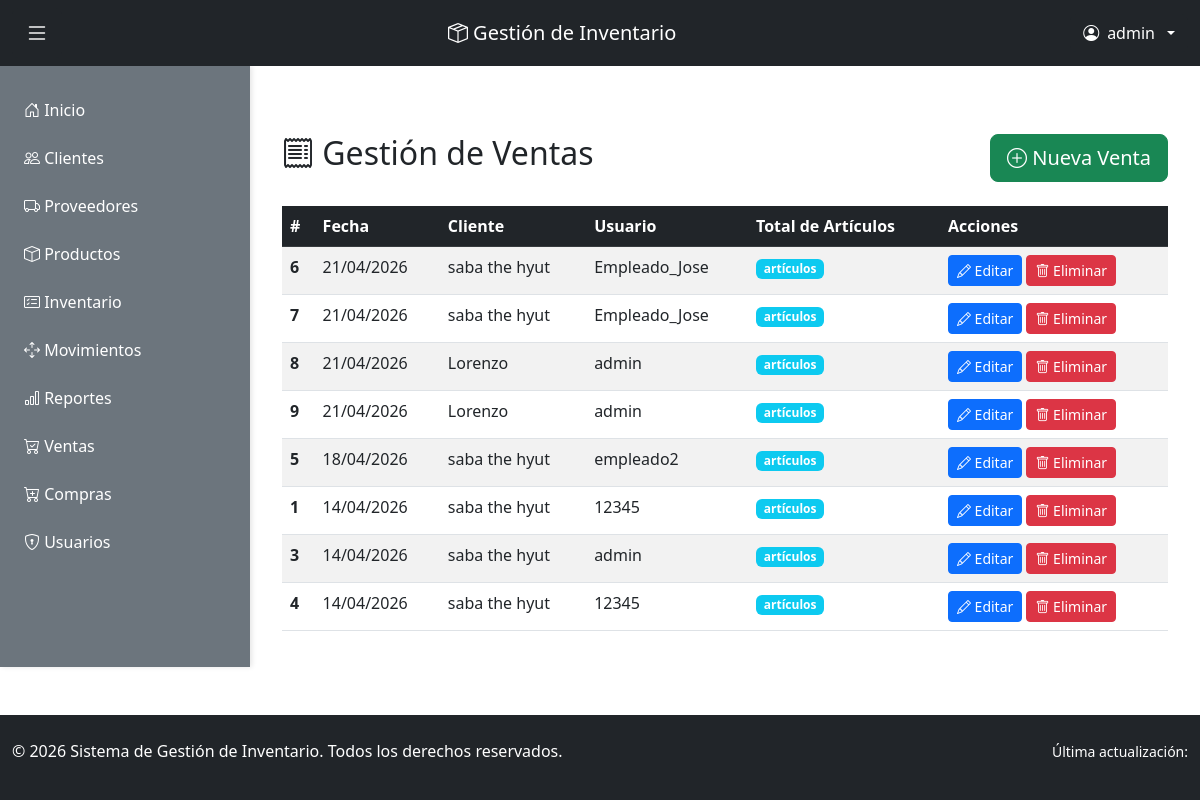
The page /ventas/ (signed in) on the database as committed earlier.
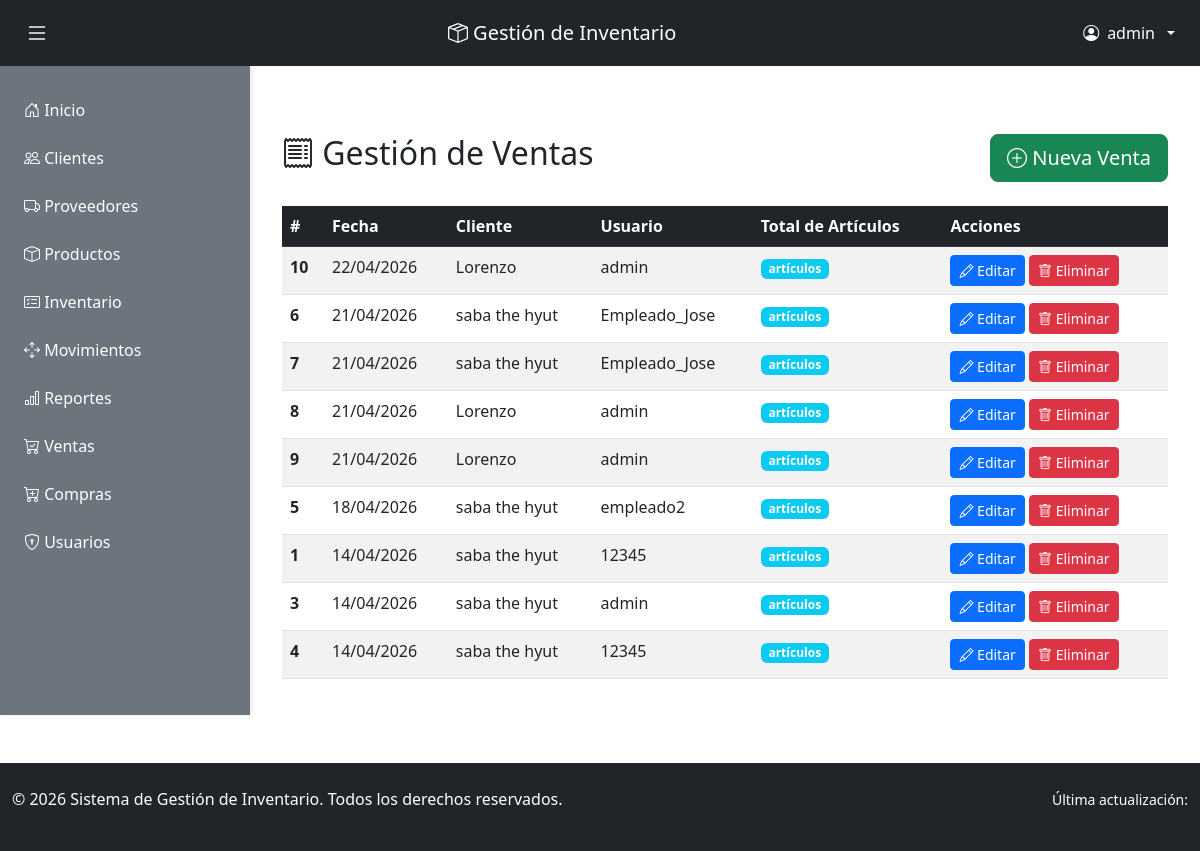
The same page on the database as committed later.
### inventario/models.py (models this page shows, shortened)
class Venta(models.Model):
    ESTADO_VENTA = [
        ('borrador', 'Borrador'),
        ('confirmada', 'Confirmada'),
        ('entregada', 'Entregada'),
        ('cancelada', 'Cancelada'),
    ]
    fecha_venta = models.DateField(auto_now_add=True)
    cliente = models.ForeignKey(Cliente, on_delete=models.CASCADE, related_name='ventas')
    usuario = models.ForeignKey(User, on_delete=models.CASCADE, related_name='ventas_realizadas')
    estado = models.CharField(max_length=20, choices=ESTADO_VENTA, default='borrador')
    total = models.DecimalField(max_digits=12, decimal_places=2, default=0)
    class Meta:
        ordering = ['-fecha_venta']
        verbose_name = 'Venta'
        verbose_name_plural = 'Ventas'

class Cliente(models.Model):
    nombre = models.CharField(max_length=100)
    telefono = models.CharField(max_length=9)
    email = models.EmailField(unique=True)
    direccion = models.CharField(max_length=200)
    fecha_creacion = models.DateTimeField(auto_now_add=True)
    class Meta:
        ordering = ['nombre']
        verbose_name = 'Cliente'
        verbose_name_plural = 'Clientes'

### inventario/views.py (the view)
# urls.py: path('ventas/', views.ver_ventas, name='ver_ventas'),
@login_required(login_url='login')
@roles_permitidos('empleado', 'administrador')
@require_http_methods(["GET"])
def ver_ventas(request):
    ventas = Venta.objects.all()
    contexto = {'ventas': ventas}
    return render(request, 'ventas.html', contexto)

### Gestion_inventario/inventario/templates/ventas.html (shortened to what this page needs)
{% extends 'base.html' %}
{% block content %}
<div class="container mt-5">
    <div class="row mb-4">
        <div class="col-md-8">
            <h2><i class="bi bi-receipt"></i> Gestión de Ventas</h2>
        </div>
        <div class="col-md-4 text-end">
            <a href="{% url 'agregar_venta' %}" class="btn btn-success btn-lg">
                <i class="bi bi-plus-circle"></i> Nueva Venta
            </a>
        </div>
    </div>
    {% if ventas %}
        <div class="table-responsive">
            <table class="table table-hover table-striped">
                <thead class="table-dark">
                    <tr>
                        <th>#</th>
                        <th>Fecha</th>
                        <th>Cliente</th>
                        <th>Usuario</th>
                        <th>Total de Artículos</th>
                        <th>Acciones</th>
                    </tr>
                </thead>
                <tbody>
                    {% for venta in ventas %}
                        <tr>
                            <td><strong>{{ venta.id }}</strong></td>
                            <td>{{ venta.fecha_venta|date:"d/m/Y" }}</td>
                            <td>{{ venta.cliente.nombre }}</td>
                            <td>{{ venta.usuario.username }}</td>
                            <td>
                                <span class="badge bg-info">{{ venta.detalleventa_set.count }} artículos</span>
                            </td>
                            <td>
                                <a href="{% url 'editar_venta' venta.id %}" class="btn btn-primary btn-sm">
                                    <i class="bi bi-pencil"></i> Editar
                                </a>
                                <a href="{% url 'eliminar_venta' venta.id %}" class="btn btn-danger btn-sm">
                                    <i class="bi bi-trash"></i> Eliminar
                                </a>
                            </td>
                        </tr>
                    {% endfor %}
                </tbody>
            </table>
        </div>
    {% else %}
        <div class="alert alert-info text-center" role="alert">
            <h4 class="alert-heading">Sin ventas registradas</h4>
            <p>No hay ventas en el sistema. <a href="{% url 'agregar_venta' %}" class="alert-link">Crear una nueva venta</a></p>
        </div>
    {% endif %}
</div>
{% endblock %}

Rows that differ between the two databases and show on the page:
added Venta: id "10", fecha_venta "22/04/2026", cliente.nombre "Lorenzo", usuario.username "admin"
